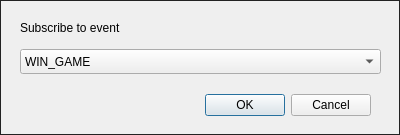
<?xml version="1.0" encoding="UTF-8"?>
<ui version="4.0">
 <class>SubscribeEventDialog</class>
 <widget class="QDialog" name="SubscribeEventDialog">
  <property name="geometry">
   <rect>
    <x>0</x>
    <y>0</y>
    <width>400</width>
    <height>135</height>
   </rect>
  </property>
  <property name="windowTitle">
   <string>Subscribe to event</string>
  </property>
  <property name="styleSheet">
   <string notr="true">QDialog {
    border: 1px solid #222;
}</string>
  </property>
  <widget class="QComboBox" name="comboBox">
   <property name="geometry">
    <rect>
     <x>20</x>
     <y>49</y>
     <width>361</width>
     <height>25</height>
    </rect>
   </property>
   <item>
    <property name="text">
     <string>WIN_GAME</string>
    </property>
   </item>
   <item>
    <property name="text">
     <string>LOSE_GAME</string>
    </property>
   </item>
   <item>
    <property name="text">
     <string>GAME_SAVED</string>
    </property>
   </item>
   <item>
    <property name="text">
     <string>GAME_LOADED</string>
    </property>
   </item>
   <item>
    <property name="text">
     <string>GAME_STARTED</string>
    </property>
   </item>
  </widget>
  <widget class="QLabel" name="label">
   <property name="geometry">
    <rect>
     <x>20</x>
     <y>19</y>
     <width>361</width>
     <height>17</height>
    </rect>
   </property>
   <property name="text">
    <string>Subscribe to event</string>
   </property>
  </widget>
  <widget class="QDialogButtonBox" name="buttonBox">
   <property name="geometry">
    <rect>
     <x>30</x>
     <y>90</y>
     <width>341</width>
     <height>31</height>
    </rect>
   </property>
   <property name="orientation">
    <enum>Qt::Horizontal</enum>
   </property>
   <property name="standardButtons">
    <set>QDialogButtonBox::Cancel|QDialogButtonBox::Ok</set>
   </property>
  </widget>
 </widget>
 <resources/>
 <connections>
  <connection>
   <sender>buttonBox</sender>
   <signal>rejected()</signal>
   <receiver>SubscribeEventDialog</receiver>
   <slot>reject()</slot>
   <hints>
    <hint type="sourcelabel">
     <x>200</x>
     <y>95</y>
    </hint>
    <hint type="destinationlabel">
     <x>199</x>
     <y>62</y>
    </hint>
   </hints>
  </connection>
 </connections>
</ui>
